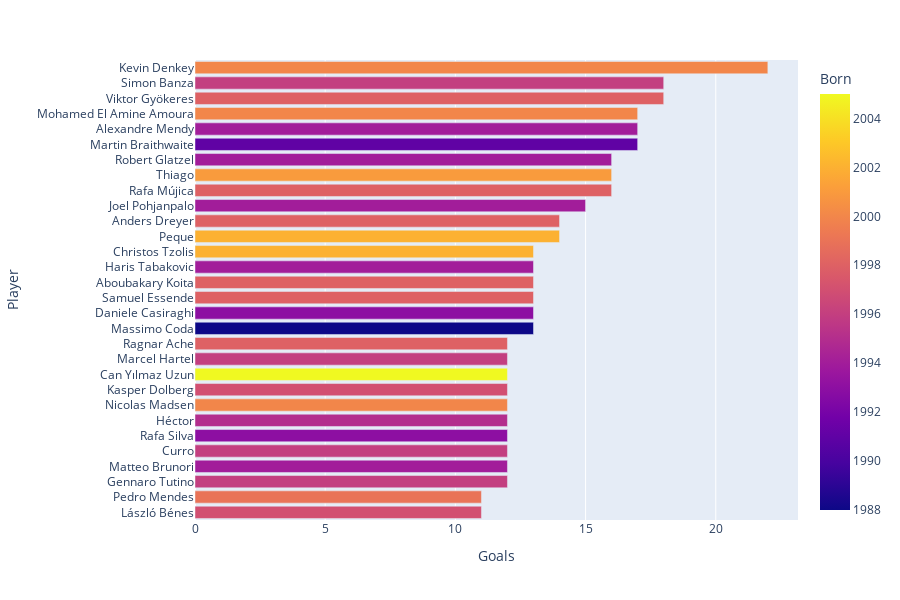

Here is the notebook cell this chart was saved with:
### Code cell
top_goals = striker_dataframe.nlargest(30, 'Goals')
top_goals = top_goals.sort_values('Goals', ascending=True)
px.bar(top_goals, x='Goals', y='Player', hover_data=['Player'], orientation='h', height=600, color='Born')

### Figure 1 — Plotly figure (JSON) as saved in the notebook; plotly's stock layout.template omitted (floating-point values rounded to 4 significant figures)
{"data": [{"alignmentgroup": "True", "hovertemplate": "Goals=%{x}<br>Player=%{y}<br>Born=%{marker.color}<extra></extra>", "legendgroup": "", "marker": {"color": [1997, 1999, 1996, 1994, 1996, 1993, 1995, 2000, 1997, 2005, 1996, 1998, 1988, 1993, 1998, 1998, 1994, 2002, 2002, 1998, 1994, 1998, 2001, 1994, 1991, 1994, 2000, 1998, 1996, 2000], "coloraxis": "coloraxis", "pattern": {"shape": ""}}, "name": "", "offsetgroup": "", "orientation": "h", "showlegend": false, "textposition": "auto", "type": "bar", "x": [11, 11, 12, 12, 12, 12, 12, 12, 12, 12, 12, 12, 13, 13, 13, 13, 13, 13, 14, 14, 15, 16, 16, 16, 17, 17, 17, 18, 18, 22], "xaxis": "x", "y": ["László Bénes", "Pedro Mendes", "Gennaro Tutino", "Matteo Brunori", "Curro", "Rafa Silva", "Héctor", "Nicolas Madsen", "Kasper Dolberg", "Can Yılmaz Uzun", "Marcel Hartel", "Ragnar Ache", "Massimo Coda", "Daniele Casiraghi", "Samuel Essende", "Aboubakary Koita", "Haris Tabakovic", "Christos Tzolis", "Peque", "Anders Dreyer", "Joel Pohjanpalo", "Rafa Mújica", "Thiago", "Robert Glatzel", "Martin Braithwaite", "Alexandre Mendy", "Mohamed El Amine Amoura", "Viktor Gyökeres", "Simon Banza", "Kevin Denkey"], "yaxis": "y"}], "layout": {"barmode": "relative", "coloraxis": {"colorbar": {"title": {"text": "Born"}}, "colorscale": [[0, "#0d0887"], [0.1111, "#46039f"], [0.2222, "#7201a8"], [0.3333, "#9c179e"], [0.4444, "#bd3786"], [0.5556, "#d8576b"], [0.6667, "#ed7953"], [0.7778, "#fb9f3a"], [0.8889, "#fdca26"], [1, "#f0f921"]]}, "height": 600, "legend": {"tracegroupgap": 0}, "margin": {"t": 60}, "xaxis": {"anchor": "y", "domain": [0, 1], "title": {"text": "Goals"}}, "yaxis": {"anchor": "x", "domain": [0, 1], "title": {"text": "Player"}}}}
